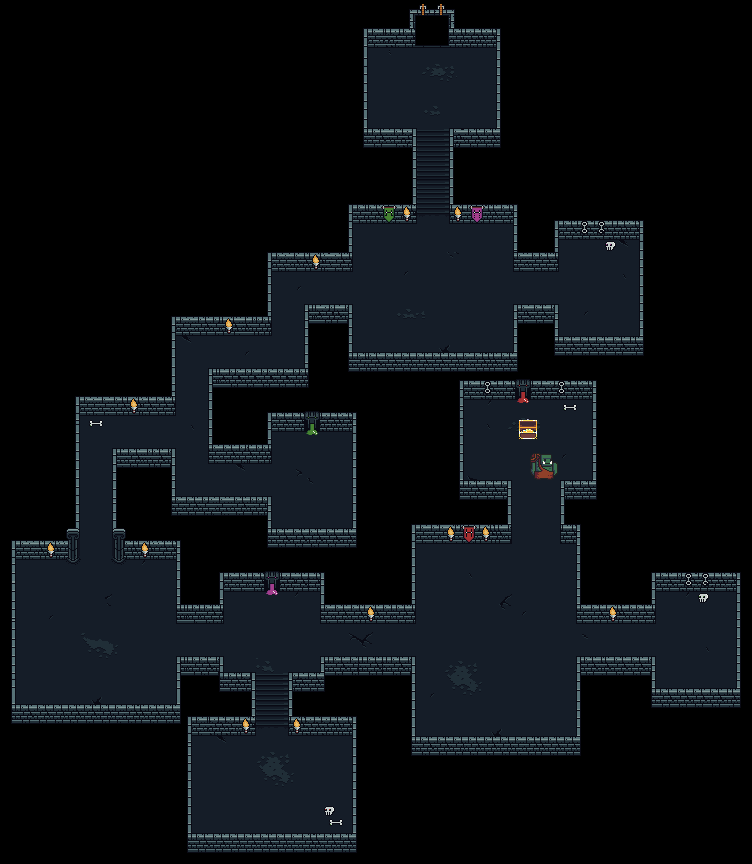

A level layout from a 2D game, rendered from its tile map. Below: a short description, then the map file with tile-grid data replaced by summaries:
An orthogonal 47x54 tile map with 16x16 px tiles, 2 tile layers (base, truc), 3 tilesets and 89 objects (87x collision, birth_point, exit_dungeon).

<map version="1.8" tiledversion="1.8.2" orientation="orthogonal" renderorder="right-down" width="47" height="54" tilewidth="16" tileheight="16" infinite="0" nextlayerid="5" nextobjectid="120">
 <tileset firstgid="1" source="dungeon.tsx" />
 <tileset firstgid="4097" source="Coffre.tsx" />
 <tileset firstgid="4109" source="boss.tsx" />
 <layer id="1" name="base" width="47" height="54">
  <data>[2538 cells, 2538 non-empty, 2538 distinct tile ids]</data>
 </layer>
 <layer id="4" name="truc" width="47" height="54">
  <data>[2538 cells, 8 non-empty, 8 distinct tile ids]</data>
 </layer>
 <objectgroup id="3" name="Objects">
  <object id="5" name="birth_point" x="432.674" y="99.5227">
   <point />
  </object>
  <object id="11" type="collision" x="363.25" y="27.75" width="136.75" height="17.25" />
  <object id="13" type="collision" x="363.5" y="27.75" width="4" height="119.75" />
  <object id="15" type="collision" x="363" y="128.25" width="52.5" height="19.25" />
  <object id="16" type="collision" x="449.75" y="128" width="50.75" height="19.25" />
  <object id="17" type="collision" x="496.25" y="44.75" width="3.75" height="83" />
  <object id="19" type="collision" x="412" y="147.25" width="3.75" height="56.25" />
  <object id="20" type="collision" x="449.5" y="147.25" width="3.5" height="57" />
  <object id="21" type="collision" x="348.333" y="203.667" width="67.3333" height="18.3333" />
  <object id="22" type="collision" x="449.667" y="204.333" width="67.6667" height="18" />
  <object id="23" type="collision" x="348.333" y="221.333" width="3.66667" height="50.3333" />
  <object id="24" type="collision" x="513.333" y="222.333" width="4" height="48" />
  <object id="25" type="collision" x="267.25" y="252" width="80.25" height="19.5" />
  <object id="26" type="collision" x="267.273" y="271.273" width="3.63636" height="64.3636" />
  <object id="27" type="collision" x="171.667" y="315.667" width="95" height="19.6667" />
  <object id="28" type="collision" x="304.333" y="304.333" width="47.3333" height="18.6667" />
  <object id="29" type="collision" x="304" y="322.667" width="4.33333" height="65" />
  <object id="31" type="collision" x="347.667" y="323" width="4.66667" height="49" />
  <object id="32" type="collision" x="208.667" y="367.667" width="95" height="19.6667" />
  <object id="33" type="collision" x="352.667" y="350.667" width="164.667" height="20.6667" />
  <object id="35" type="collision" x="513.455" y="303.818" width="4.18182" height="46.3636" />
  <object id="36" type="collision" x="517.455" y="303.455" width="40.5455" height="20.3636" />
  <object id="37" type="collision" x="554.182" y="324.182" width="4" height="31.4545" />
  <object id="38" type="collision" x="517.455" y="251.818" width="40.9091" height="19.6364" />
  <object id="39" type="collision" x="554" y="219.818" width="4.54545" height="32" />
  <object id="41" type="collision" x="558.5" y="219.5" width="85" height="20.25" />
  <object id="42" type="collision" x="639.25" y="239.5" width="4.25" height="115.75" />
  <object id="43" type="collision" x="558.5" y="335.75" width="80.5" height="19.25" />
  <object id="45" type="collision" x="171" y="335.333" width="4" height="78.6667" />
  <object id="46" type="collision" x="208.667" y="387.333" width="3.66667" height="76.3333" />
  <object id="47" type="collision" x="75.3333" y="396" width="94.6667" height="18.3333" />
  <object id="48" type="collision" x="75" y="414" width="3.66667" height="115.333" />
  <object id="49" type="collision" x="113" y="447.667" width="3.66667" height="82.3333" />
  <object id="50" type="collision" x="117.333" y="447" width="57.3333" height="20.3333" />
  <object id="51" type="collision" x="171.333" y="467" width="3.66667" height="47.6667" />
  <object id="52" type="collision" x="175.333" y="496" width="91.6667" height="20.3333" />
  <object id="57" type="collision" x="11" y="539.667" width="58" height="18.3333" />
  <object id="58" type="collision" x="123.333" y="539" width="57" height="20.6667" />
  <object id="59" type="collision" x="11.6667" y="557.667" width="3" height="148.667" />
  <object id="60" type="collision" x="10.6667" y="703.333" width="169.333" height="19.3333" />
  <object id="61" type="collision" x="176.667" y="560" width="3.66667" height="63" />
  <object id="62" type="collision" x="176.667" y="655.667" width="3.33333" height="48.3333" />
  <object id="66" type="collision" x="180.667" y="603" width="43" height="19.6667" />
  <object id="67" type="collision" x="181" y="656.333" width="41.3333" height="19" />
  <object id="68" type="collision" x="219.333" y="572.333" width="104.333" height="17.6667" />
  <object id="69" type="collision" x="219" y="589.667" width="4.33333" height="13.3333" />
  <object id="70" type="collision" x="222.333" y="672.333" width="32.3333" height="18.6667" />
  <object id="72" type="collision" x="288.667" y="672.333" width="36" height="20" />
  <object id="73" type="collision" x="218.667" y="675" width="3.66667" height="16.3333" />
  <object id="74" type="collision" x="250.667" y="691" width="4" height="45" />
  <object id="75" type="collision" x="288.667" y="693" width="4.66667" height="41.6667" />
  <object id="76" type="collision" x="293.333" y="715.667" width="63.3333" height="19" />
  <object id="77" type="collision" x="187.667" y="715.667" width="62.6667" height="20" />
  <object id="78" type="collision" x="187.333" y="735.333" width="3.66667" height="98.3333" />
  <object id="79" type="collision" x="187.667" y="833.667" width="169" height="18.6667" />
  <object id="81" type="collision" x="352.333" y="735" width="4" height="97.3333" />
  <object id="83" type="collision" x="212.333" y="443.333" width="58.6667" height="20" />
  <object id="84" type="collision" x="267.333" y="412" width="3.66667" height="31.3333" />
  <object id="85" type="collision" x="271.333" y="411.333" width="85" height="21.3333" />
  <object id="86" type="collision" x="351.333" y="433" width="4.66667" height="95.6667" />
  <object id="87" type="collision" x="266.333" y="495" width="4" height="52" />
  <object id="88" type="collision" x="270.667" y="527.333" width="85" height="20.3333" />
  <object id="89" type="collision" x="320.667" y="590.333" width="3.66667" height="13" />
  <object id="90" type="collision" x="321" y="603.667" width="93.5" height="17.8333" />
  <object id="91" type="collision" x="321" y="655.5" width="94" height="20.5" />
  <object id="93" type="collision" x="411" y="524" width="4" height="78" />
  <object id="94" type="collision" x="411" y="676" width="4.5" height="80" />
  <object id="95" type="collision" x="415.5" y="523.5" width="95.5" height="18.5" />
  <object id="96" type="collision" x="416" y="735.5" width="164" height="20.5" />
  <object id="97" type="collision" x="577" y="656" width="3.5" height="79" />
  <object id="98" type="collision" x="506.5" y="482" width="4" height="40.5" />
  <object id="99" type="collision" x="460" y="481" width="45.5" height="19.5" />
  <object id="100" type="collision" x="459.5" y="380" width="3.5" height="100.5" />
  <object id="101" type="collision" x="464" y="379.5" width="127.5" height="22.5" />
  <object id="102" type="collision" x="593.5" y="379.5" width="3.5" height="101" />
  <object id="103" type="collision" x="562" y="481.5" width="34" height="17.5" />
  <object id="104" type="collision" x="559.5" y="499.5" width="5.5" height="41.5" />
  <object id="105" type="collision" x="566.5" y="523.5" width="9" height="18" />
  <object id="106" type="collision" x="576" y="523.5" width="4" height="99" />
  <object id="107" type="collision" x="581" y="604" width="74" height="18.5" />
  <object id="108" type="collision" x="650" y="572.5" width="5.5" height="30" />
  <object id="109" type="collision" x="657" y="572" width="79.5" height="19.5" />
  <object id="110" type="collision" x="582" y="655.5" width="68" height="19" />
  </objectgroup>
</map>
<!-- 6 of 89 objects omitted -->
